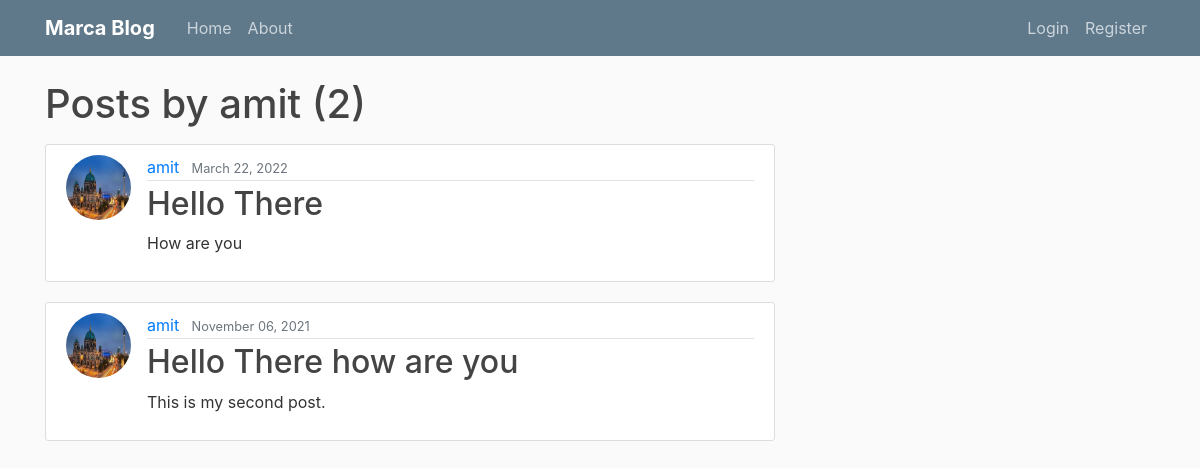
Page /user/amit on the committed database.
### blog/models.py (models this page shows, shortened)
class Post(models.Model):
    title = models.CharField(max_length=100)
    content = models.TextField()
    date_posted = models.DateTimeField(default=timezone.now)
    author = models.ForeignKey(User, on_delete=models.CASCADE)

### users/models.py (models this page shows, shortened)
class Profile(models.Model):
    user = models.OneToOneField(User, on_delete=models.CASCADE)
    image = models.ImageField(default='default.jpg', upload_to='profile_pics')

### blog/views.py (the view)
# urls.py: path('user/<str:username>', UserPostListView.as_view(), name='user-posts'),
class UserPostListView(ListView):
    model = Post
    template_name = 'blog/user_posts.html'  # <app>/<model>_<viewtype>.html
    context_object_name = 'posts'
    paginate_by = 5
    def get_queryset(self):
        user = get_object_or_404(User, username=self.kwargs.get('username'))
        return Post.objects.filter(author=user).order_by('-date_posted')

### blog/templates/blog/user_posts.html (shortened to what this page needs)
{% extends "blog/base.html" %}
{% block content %}
    <h1 class="mb-3">Posts by {{ view.kwargs.username }} ({{ page_obj.paginator.count }})</h1>
    {% for post in posts %}
        <article class="media content-section">
          <img class="rounded-circle article-img" src="{{ post.author.profile.image.url }}">
          <div class="media-body">
            <div class="article-metadata">
              <a class="mr-2" href="{% url 'user-posts' post.author.username %}">{{ post.author }}</a>
              <small class="text-muted">{{ post.date_posted|date:"F d, Y" }}</small>
            </div>
            <h2><a class="article-title" href="{% url 'post-detail' post.id %}">{{ post.title }}</a></h2>
            <p class="article-content">{{ post.content }}</p>
          </div>
        </article>
    {% endfor %}
{% endblock content %}

### blog/templates/blog/base.html (style rules this page uses)
body { background: #fafafa; color: #333333; margin-top: 5rem; }
h1, h2, h3, h4, h5, h6 { color: #444444; }
.content-section { background: #ffffff; padding: 10px 20px; border: 1px solid #dddddd; border-radius: 3px; margin-bottom: 20px; }
.article-title { color: #444444; }
.article-content { white-space: pre-line; }
.article-img { height: 65px; width: 65px; margin-right: 16px; }
.article-metadata { padding-bottom: 1px; margin-bottom: 4px; border-bottom: 1px solid #e3e3e3 }

### rows in the picture
Post: author.profile.image (picture), author "amit", date_posted "March 22, 2022", title "Hello There", content "How are you"
Post: author.profile.image (picture), author "amit", date_posted "November 06, 2021", title "Hello There how are you", content "This is my second post."

### other values in the picture
{{ view.kwargs.username }} "amit"
{{ page_obj.paginator.count }} "2"
